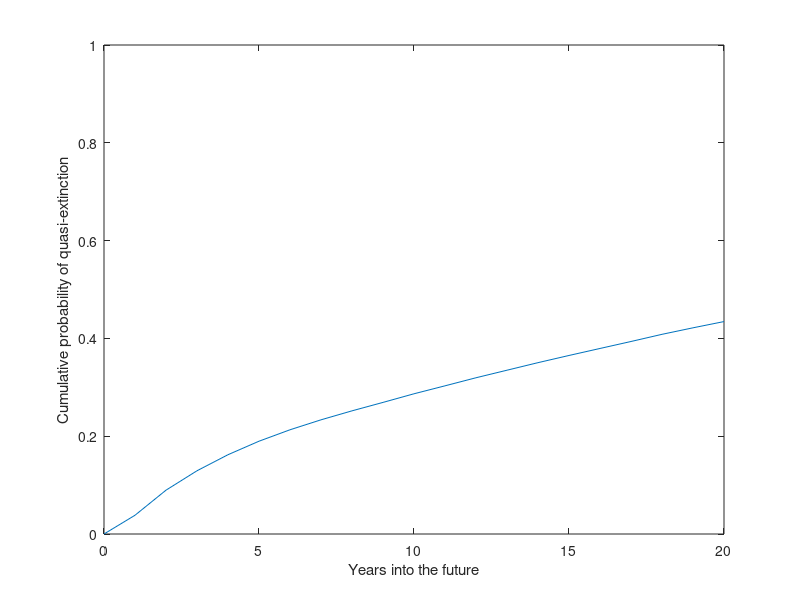

The MATLAB script that drew this image:
% SLOC (NCLOC) = 29
% CLOC = 18
% PROGRAM theta_logistic.m
%    Calculates by simulation the probability that a population
%    following the theta logistic model and starting at Nc will fall 
%    below the quasi-extinction threshold Nx at or before time tmax

% SIMULATION PARAMETERS
% for butterflies (Euphydryas editha bayensis) at Jasper Ridge (population C)

r=0.3458;			% intrinsic rate of increase--Butterflies at Jasper Ridge
K=846.017;			% carrying capacity
theta=1;		    % nonlinearity in density dependence
sigma2=1.1151;		% environmental variance	
Nc=94;				% starting population size
Nx=20;				% quasi-extinction threshold
tmax=20;			% time horizon
NumReps=50000;	    % number of replicate population trajectories

% SIMULATION CODE

sigma=sqrt(sigma2);	
randn('state',sum(100*clock));	% seed the random number generator

N=Nc*ones(1,NumReps);	% all NumRep populations start at Nc
NumExtant=NumReps;      % all populations are initially extant
Extant=[NumExtant];		% vector for number of extant pops. vs. time

for t=1:tmax,                           % For each future time,
    N=N.*exp( r*( 1-(N/K).^theta )...   %   the theta logistic model
    + sigma*randn(1,NumExtant) );   %   with random environmental effects.
    for i=NumExtant:-1:1,       % Then, looping over all extant populations,
        if N(i)<=Nx,            %   if at or below quasi-extinction threshold,
            N(i)=[];			%   delete the population.
        end;                    
    end;
    NumExtant=length(N);	    %   Count remaining extant populations
    Extant=[Extant NumExtant];  %   and store the result.
end;   

% OUTPUT CODE
% ComputeS quasi-extinction probability as the fraction of replicate
% populations that have hit the threshold by each future time, 
% and plotS quasi-extinction probability vs. time

ProbExtinct=(NumReps-Extant)/NumReps;
plot([0:tmax],ProbExtinct)		
xlabel('Years into the future');
ylabel('Cumulative probability of quasi-extinction');
axis([0 tmax 0 1]);

% Integrate solution exactly %
% Options=[];
% [T,true] = ode45(@logistic,[0,20],Nc,Options,r,K,theta);
% subplot(1,2,2)
% plot([1:tmax],P,'r.-',T,true,'g.-')
